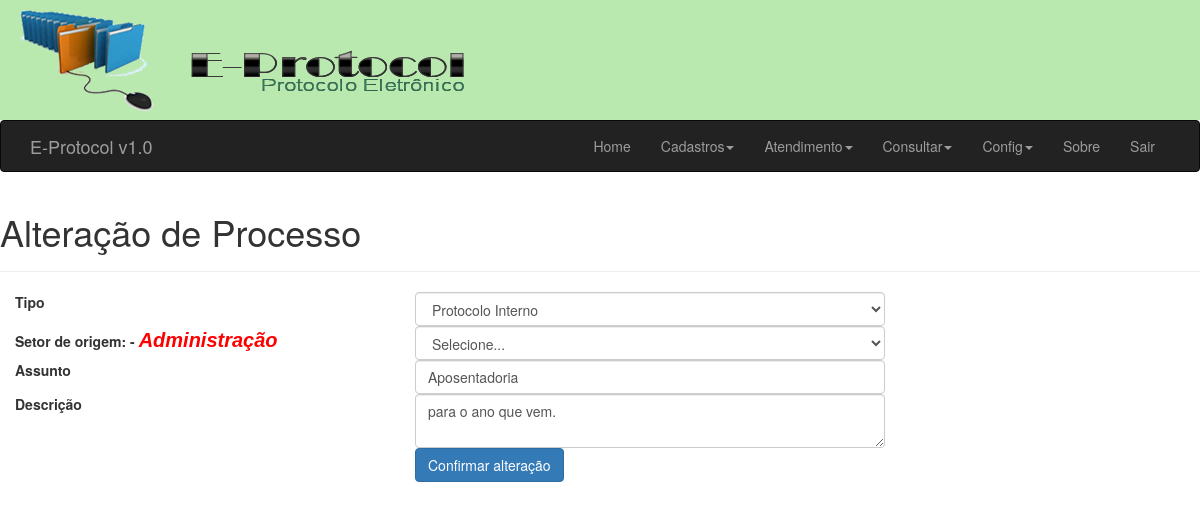
/frm/alteracao_proc.php?cod=74 (signed in), run on an earlier commit of the app's database.
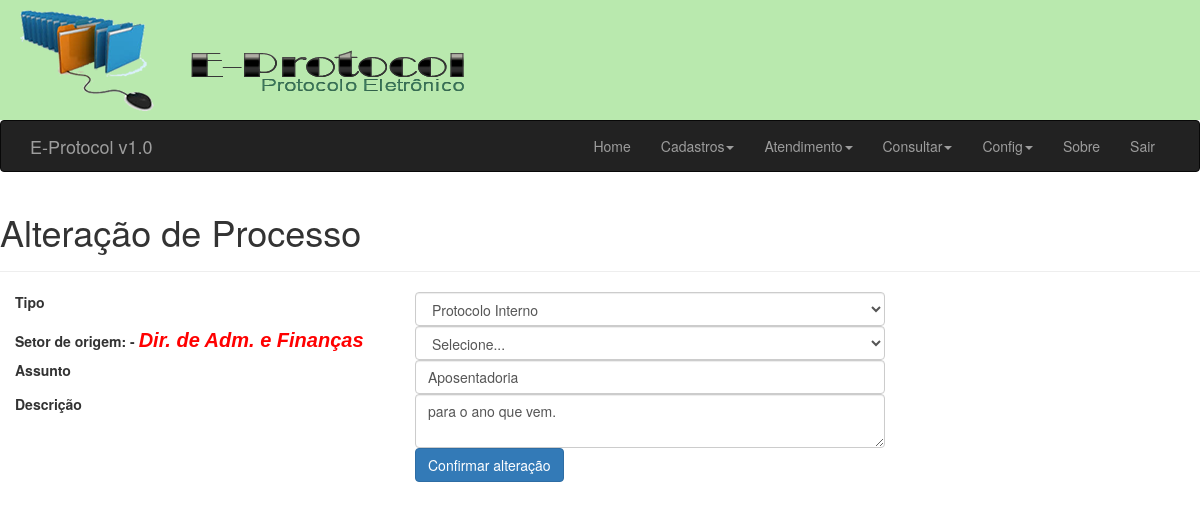
And on a later commit of the database.
### tables this page shows
CREATE TABLE IF NOT EXISTS `proc` (
  `cod` int(11) NOT NULL AUTO_INCREMENT,
  `cod_req` int(11) NOT NULL,
  `user_id` int(11) NOT NULL,
  `tipo` varchar(2) DEFAULT NULL,
  `assunto` text,
  `descricao` varchar(50) DEFAULT NULL,
  `setor` int(11) DEFAULT NULL,
  `data` date DEFAULT NULL,
  `horas` time DEFAULT NULL,
  PRIMARY KEY (`cod`),
  KEY `cod_req` (`cod_req`),
  KEY `user_id` (`user_id`)
);

CREATE TABLE IF NOT EXISTS `setor` (
  `cod_setor` int(11) NOT NULL AUTO_INCREMENT,
  `setor` varchar(50) NOT NULL DEFAULT '0',
  PRIMARY KEY (`cod_setor`)
);

### frm/alteracao_proc.php (the view, shortened to what this page needs)
<?php
include "_navegacao.php";
?>
<?php
$cod = $_GET["cod"];
require_once "../config/init.php";
$sql_query = mysqli_query($link,"SELECT s.cod_setor AS cod_setor, s.setor AS desc_setor, p.setor FROM setor s, proc p WHERE s.cod_setor = p.setor AND p.cod = '".$cod."'");
$sql2_query = mysqli_query($link,"SELECT * FROM proc WHERE cod = '".$cod."'");
?>
<!DOCTYPE HTML>
 <html lang="pt-br">
<head>
    <link href="../lib/bootstrap/css/bootstrap.min.css" rel="stylesheet">
</head>
<body>
<div class="page-header">
        <h1>Alteração de Processo</h1>
</div>
<form name="cadastro" id="cadastro" method="POST" action="/prot/op/alterar_proc.php?cod=<?php echo $cod?>">
<?php while ($linha = mysqli_fetch_array($sql2_query)) { ?>
<fieldset>
<div class="form-group">
  <label class="col-md-4 control-label" for="txtTipo">Tipo</label>
  <div class="col-md-5">
     <select name="txtTipo" id="txtTipo" class="form-control">
        <option value="PI" <?php if ($linha["tipo"]=='PI') echo 'selected="selected"'?>>Protocolo Interno</option>
        </select>
  </div>
</div>
<div class="form-group">
  <?php while ($array = mysqli_fetch_array($sql_query)) {
        $desc_setor = $array["desc_setor"];
        ?>
  <?php } ?>
  <label class="col-md-4 control-label" for="txtSetor">Setor de origem: -   <span style="font-family: Arial; font-size: 20px; font-style:italic; color:#FF0000;"><?php echo $desc_setor ?></span></label>
     <div class="col-md-5">
      <select name="txtSetor" id="txtSetor" class="form-control">
      <option>Selecione...</option>
      </select>
   </div>
</div>
<div class="form-group">
  <label class="col-md-4 control-label" for="txtAssunto">Assunto</label>
  <div class="col-md-5">
  <input type="text" name="txtAssunto" id="txtAssunto" value="<?php echo $linha["assunto"] ?>" placeholder="Digite o assunto" class="form-control input-md" required="">
  </div>
</div>
<div class="form-group">
  <label class="col-md-4 control-label" for="txtDescricao">Descrição</label>
  <div class="col-md-5">
  <textarea name="txtDescricao" id="txtDescricao" placeholder="Preencha com a descrição aqui" class="form-control input-md" required=""><?php echo $linha["descricao"]?></textarea>
  </div>
</div>
<?php } ?>
<div class="form-group">
  <label class="col-md-4 control-label" for="btnEnviar"></label>
  <div class="col-md-8">
    <button type="submit" id="btnEnviar" name="btnEnviar" class="btn btn-primary">Confirmar alteração</button>
  </div>
</div>
</fieldset>
</form>
</body>
</html>

What changed in the data, as far as the page shows it:
changed through a linked row, proc "Protocolo Interno": setor.setor "Administração" → "Dir. de Adm. e Finanças"
